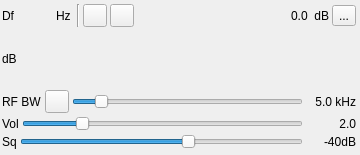
<?xml version="1.0" encoding="UTF-8"?>
<ui version="4.0">
 <class>AMDemodGUI</class>
 <widget class="RollupContents" name="AMDemodGUI">
  <property name="geometry">
   <rect>
    <x>0</x>
    <y>0</y>
    <width>360</width>
    <height>155</height>
   </rect>
  </property>
  <property name="sizePolicy">
   <sizepolicy hsizetype="Expanding" vsizetype="Fixed">
    <horstretch>0</horstretch>
    <verstretch>0</verstretch>
   </sizepolicy>
  </property>
  <property name="minimumSize">
   <size>
    <width>360</width>
    <height>0</height>
   </size>
  </property>
  <property name="maximumSize">
   <size>
    <width>560</width>
    <height>16777215</height>
   </size>
  </property>
  <property name="font">
   <font>
    <family>Liberation Sans</family>
    <pointsize>9</pointsize>
   </font>
  </property>
  <property name="focusPolicy">
   <enum>Qt::StrongFocus</enum>
  </property>
  <property name="windowTitle">
   <string>AM Demodulator</string>
  </property>
  <widget class="QWidget" name="settingsContainer" native="true">
   <property name="geometry">
    <rect>
     <x>0</x>
     <y>0</y>
     <width>358</width>
     <height>151</height>
    </rect>
   </property>
   <property name="minimumSize">
    <size>
     <width>358</width>
     <height>0</height>
    </size>
   </property>
   <property name="windowTitle">
    <string>Settings</string>
   </property>
   <layout class="QVBoxLayout" name="verticalLayout">
    <property name="spacing">
     <number>3</number>
    </property>
    <property name="leftMargin">
     <number>2</number>
    </property>
    <property name="topMargin">
     <number>2</number>
    </property>
    <property name="rightMargin">
     <number>2</number>
    </property>
    <property name="bottomMargin">
     <number>2</number>
    </property>
    <item>
     <layout class="QHBoxLayout" name="deltaFreqPowLayout">
      <property name="topMargin">
       <number>2</number>
      </property>
      <item>
       <layout class="QHBoxLayout" name="deltaFrequencyLayout">
        <item>
         <widget class="QLabel" name="deltaFrequencyLabel">
          <property name="minimumSize">
           <size>
            <width>16</width>
            <height>0</height>
           </size>
          </property>
          <property name="text">
           <string>Df</string>
          </property>
         </widget>
        </item>
        <item>
         <widget class="ValueDialZ" name="deltaFrequency" native="true">
          <property name="sizePolicy">
           <sizepolicy hsizetype="Maximum" vsizetype="Maximum">
            <horstretch>0</horstretch>
            <verstretch>0</verstretch>
           </sizepolicy>
          </property>
          <property name="minimumSize">
           <size>
            <width>32</width>
            <height>16</height>
           </size>
          </property>
          <property name="font">
           <font>
            <family>Liberation Mono</family>
            <pointsize>12</pointsize>
           </font>
          </property>
          <property name="cursor">
           <cursorShape>PointingHandCursor</cursorShape>
          </property>
          <property name="focusPolicy">
           <enum>Qt::StrongFocus</enum>
          </property>
          <property name="toolTip">
           <string>Demod shift frequency from center in Hz</string>
          </property>
         </widget>
        </item>
        <item>
         <widget class="QLabel" name="deltaUnits">
          <property name="text">
           <string>Hz </string>
          </property>
         </widget>
        </item>
        <item>
         <widget class="Line" name="line">
          <property name="orientation">
           <enum>Qt::Vertical</enum>
          </property>
         </widget>
        </item>
        <item>
         <widget class="QToolButton" name="pll">
          <property name="toolTip">
           <string>PLL for synchronous AM</string>
          </property>
          <property name="text">
           <string/>
          </property>
          <property name="icon">
           <iconset resource="../../../sdrgui/resources/res.qrc">
            <normaloff>:/unlocked.png</normaloff>
            <normalon>:/locked.png</normalon>:/unlocked.png</iconset>
          </property>
          <property name="checkable">
           <bool>true</bool>
          </property>
         </widget>
        </item>
        <item>
         <widget class="QToolButton" name="ssb">
          <property name="toolTip">
           <string>Synchronous AM SSB/DSB toggle right click to select side band</string>
          </property>
          <property name="text">
           <string/>
          </property>
          <property name="icon">
           <iconset resource="../../../sdrgui/resources/res.qrc">
            <normaloff>:/dsb.png</normaloff>
            <normalon>:/usb.png</normalon>:/dsb.png</iconset>
          </property>
          <property name="checkable">
           <bool>true</bool>
          </property>
         </widget>
        </item>
        <item>
         <spacer name="horizontalSpacer">
          <property name="orientation">
           <enum>Qt::Horizontal</enum>
          </property>
          <property name="sizeHint" stdset="0">
           <size>
            <width>40</width>
            <height>20</height>
           </size>
          </property>
         </spacer>
        </item>
       </layout>
      </item>
      <item>
       <layout class="QHBoxLayout" name="channelPowerLayout">
        <item>
         <widget class="QLabel" name="channelPower">
          <property name="toolTip">
           <string>Channel power</string>
          </property>
          <property name="layoutDirection">
           <enum>Qt::RightToLeft</enum>
          </property>
          <property name="text">
           <string>0.0</string>
          </property>
         </widget>
        </item>
        <item>
         <widget class="QLabel" name="channelPowerUnits">
          <property name="text">
           <string> dB</string>
          </property>
         </widget>
        </item>
       </layout>
      </item>
      <item>
       <widget class="QToolButton" name="audioMute">
        <property name="toolTip">
         <string>Left: Mute/Unmute audio Right: view/select audio device</string>
        </property>
        <property name="text">
         <string>...</string>
        </property>
        <property name="icon">
         <iconset resource="../../../sdrgui/resources/res.qrc">
          <normaloff>:/sound_on.png</normaloff>
          <normalon>:/sound_off.png</normalon>:/sound_on.png</iconset>
        </property>
        <property name="checkable">
         <bool>true</bool>
        </property>
       </widget>
      </item>
     </layout>
    </item>
    <item>
     <layout class="QHBoxLayout" name="signalLevelLayout">
      <item>
       <widget class="QLabel" name="channelPowerMeterUnits">
        <property name="text">
         <string>dB</string>
        </property>
       </widget>
      </item>
      <item>
       <widget class="LevelMeterSignalDB" name="channelPowerMeter" native="true">
        <property name="sizePolicy">
         <sizepolicy hsizetype="Expanding" vsizetype="MinimumExpanding">
          <horstretch>0</horstretch>
          <verstretch>0</verstretch>
         </sizepolicy>
        </property>
        <property name="minimumSize">
         <size>
          <width>0</width>
          <height>24</height>
         </size>
        </property>
        <property name="font">
         <font>
          <family>Liberation Mono</family>
          <pointsize>8</pointsize>
         </font>
        </property>
        <property name="toolTip">
         <string>Level meter (dB) top trace: average, bottom trace: instantaneous peak, tip: peak hold</string>
        </property>
       </widget>
      </item>
     </layout>
    </item>
    <item>
     <layout class="QHBoxLayout" name="rfBandwidthLayout">
      <item>
       <widget class="QLabel" name="label">
        <property name="text">
         <string>RF BW</string>
        </property>
       </widget>
      </item>
      <item>
       <widget class="ButtonSwitch" name="bandpassEnable">
        <property name="toolTip">
         <string>Toggle boxcar bandpass filter with 300 Hz low cutoff</string>
        </property>
        <property name="icon">
         <iconset resource="../../../sdrgui/resources/res.qrc">
          <normaloff>:/filter_bandpass.png</normaloff>
          <normalon>:/filter_bandpass.png</normalon>:/filter_bandpass.png</iconset>
        </property>
        <property name="checkable">
         <bool>true</bool>
        </property>
       </widget>
      </item>
      <item>
       <widget class="QSlider" name="rfBW">
        <property name="toolTip">
         <string>Demodulator (RF) bandwidth</string>
        </property>
        <property name="minimum">
         <number>10</number>
        </property>
        <property name="maximum">
         <number>400</number>
        </property>
        <property name="pageStep">
         <number>1</number>
        </property>
        <property name="value">
         <number>50</number>
        </property>
        <property name="orientation">
         <enum>Qt::Horizontal</enum>
        </property>
       </widget>
      </item>
      <item>
       <widget class="QLabel" name="rfBWText">
        <property name="minimumSize">
         <size>
          <width>50</width>
          <height>0</height>
         </size>
        </property>
        <property name="text">
         <string>5.0 kHz</string>
        </property>
        <property name="alignment">
         <set>Qt::AlignRight|Qt::AlignTrailing|Qt::AlignVCenter</set>
        </property>
       </widget>
      </item>
     </layout>
    </item>
    <item>
     <layout class="QHBoxLayout" name="volumeLayout">
      <item>
       <widget class="QLabel" name="label_3">
        <property name="text">
         <string>Vol</string>
        </property>
       </widget>
      </item>
      <item>
       <widget class="QSlider" name="volume">
        <property name="toolTip">
         <string>Volume</string>
        </property>
        <property name="maximum">
         <number>100</number>
        </property>
        <property name="pageStep">
         <number>1</number>
        </property>
        <property name="value">
         <number>20</number>
        </property>
        <property name="orientation">
         <enum>Qt::Horizontal</enum>
        </property>
       </widget>
      </item>
      <item>
       <widget class="QLabel" name="volumeText">
        <property name="minimumSize">
         <size>
          <width>50</width>
          <height>0</height>
         </size>
        </property>
        <property name="text">
         <string>2.0</string>
        </property>
        <property name="alignment">
         <set>Qt::AlignRight|Qt::AlignTrailing|Qt::AlignVCenter</set>
        </property>
       </widget>
      </item>
     </layout>
    </item>
    <item>
     <layout class="QHBoxLayout" name="squelchLayout">
      <item>
       <widget class="QLabel" name="label_4">
        <property name="text">
         <string>Sq</string>
        </property>
       </widget>
      </item>
      <item>
       <widget class="QSlider" name="squelch">
        <property name="toolTip">
         <string>Squelch</string>
        </property>
        <property name="minimum">
         <number>-100</number>
        </property>
        <property name="maximum">
         <number>0</number>
        </property>
        <property name="pageStep">
         <number>1</number>
        </property>
        <property name="value">
         <number>-40</number>
        </property>
        <property name="orientation">
         <enum>Qt::Horizontal</enum>
        </property>
       </widget>
      </item>
      <item>
       <widget class="QLabel" name="squelchText">
        <property name="minimumSize">
         <size>
          <width>50</width>
          <height>0</height>
         </size>
        </property>
        <property name="text">
         <string>-40dB</string>
        </property>
        <property name="alignment">
         <set>Qt::AlignRight|Qt::AlignTrailing|Qt::AlignVCenter</set>
        </property>
       </widget>
      </item>
     </layout>
    </item>
   </layout>
  </widget>
 </widget>
 <customwidgets>
  <customwidget>
   <class>ValueDialZ</class>
   <extends>QWidget</extends>
   <header>gui/valuedialz.h</header>
   <container>1</container>
  </customwidget>
  <customwidget>
   <class>RollupContents</class>
   <extends>QWidget</extends>
   <header>gui/rollupcontents.h</header>
   <container>1</container>
  </customwidget>
  <customwidget>
   <class>LevelMeterSignalDB</class>
   <extends>QWidget</extends>
   <header>gui/levelmeter.h</header>
   <container>1</container>
  </customwidget>
  <customwidget>
   <class>ButtonSwitch</class>
   <extends>QToolButton</extends>
   <header>gui/buttonswitch.h</header>
  </customwidget>
 </customwidgets>
 <resources>
  <include location="../../../sdrgui/resources/res.qrc"/>
 </resources>
 <connections/>
</ui>
